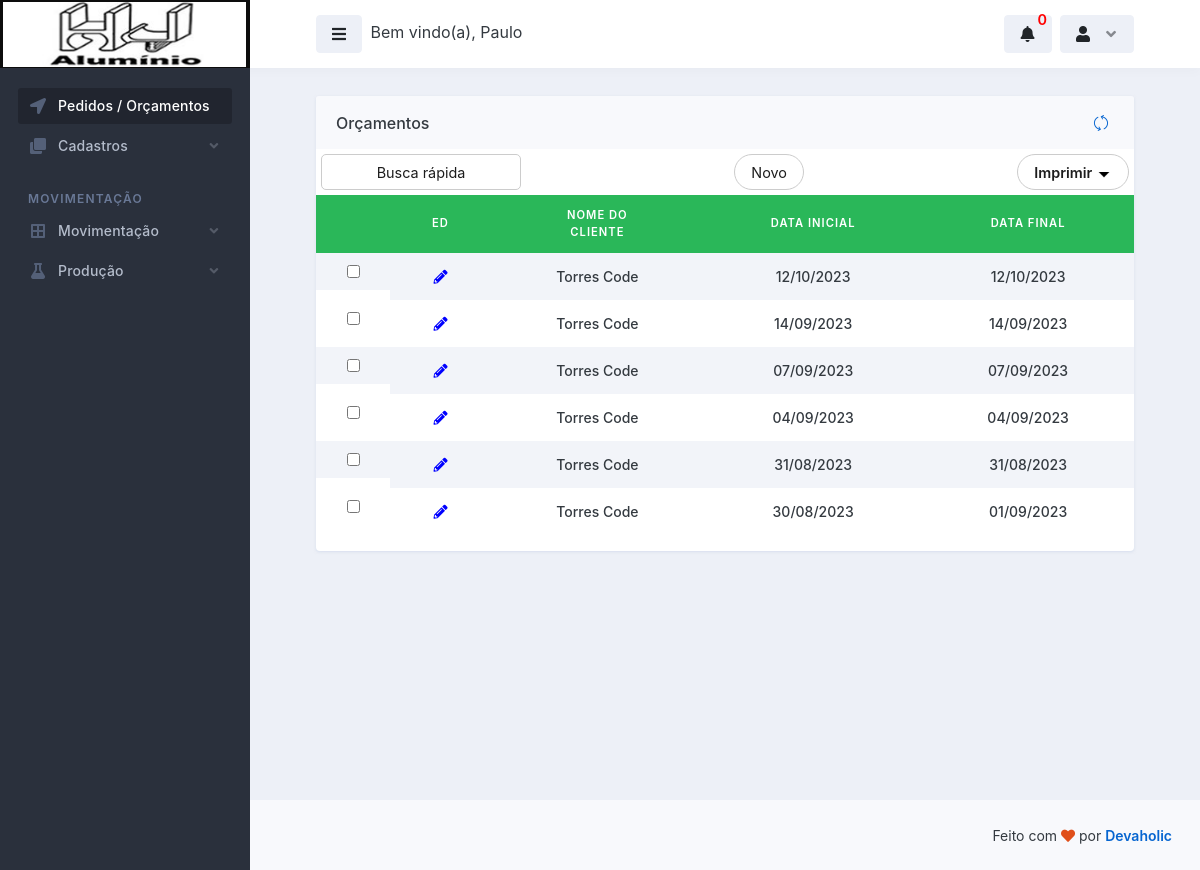
The app's page /dashboard/dashboard.php (signed in) with its own data.
### tables this page shows
CREATE TABLE `logado` (
  `id` int(11) NOT NULL,
  `nome` varchar(50) NOT NULL,
  `email` varchar(100) NOT NULL,
  `senha` varchar(50) NOT NULL,
  `parceiro_colaborador` varchar(100) NOT NULL,
  `cpf` int(100) NOT NULL,
  `rg` int(20) NOT NULL,
  `cep` int(20) NOT NULL,
  `endereco` varchar(100) NOT NULL,
  `telefone` varchar(50) NOT NULL,
  `complemento` varchar(100) NOT NULL,
  `bairro` varchar(100) NOT NULL,
  `cidade` varchar(100) NOT NULL,
  `uf` varchar(20) NOT NULL,
  `nascimento` varchar(100) NOT NULL,
  `nivel` varchar(20) NOT NULL
);

CREATE TABLE `pedidos_dos_clientes` (
  `id` int(11) NOT NULL,
  `nome_cliente` varchar(255) NOT NULL,
  `descricao_pedido` text NOT NULL,
  `data_inicial` varchar(255) NOT NULL,
  `data_final` varchar(255) NOT NULL,
  `garantia` varchar(255) NOT NULL,
  `status` varchar(255) NOT NULL,
  `nome_responsavel` varchar(255) NOT NULL
);

### database.php (called while the page is built, shortened)
<?php
    class database
    {
        public $server = 'localhost';
        public $user = 'root';
        public $pass = '';
        public $bdn = 'maxportas';
        public function __construct()
        {
            try{
            $this->conn = new PDO('mysql:host='.$this->server.'; dbname='.$this->bdn, $this->user, $this->pass);
            } catch(PDOException $e){
                echo "Error $e";
            }
        }
    }
?>

### controllers/controllers_pedidos_dos_clientes.php (called while the page is built, shortened)
<?php
    include "../database.php";
class controllers_pedidos_dos_clientes extends database
{
    public function selecionar_pedidos_dos_clientes()
    {
        $selecionar_pedidos_dos_clientes = $this->conn->prepare("SELECT * FROM pedidos_dos_clientes ORDER BY id DESC");
        $selecionar_pedidos_dos_clientes->execute();
        $resulpedidos_dos_clientes = $selecionar_pedidos_dos_clientes->fetchAll(PDO::FETCH_ASSOC);
        return $resulpedidos_dos_clientes;
    }
}
?>

### dashboard/dashboard.php (the view, shortened to what this page needs)
<!doctype html>
<html lang="en">
  <head>
    <link rel="stylesheet" id="css-main" href="../assets/css/dashmix.min.css">
  </head>
  <body>
    <div id="page-container" class="sidebar-o sidebar-dark enable-page-overlay side-scroll page-header-fixed main-content-narrow">
      <?php require_once "../template/sidebar.php" ?>
      <?php require_once "../template/header.php" ?>
      <main id="main-container">
        <div class="content">
          <div class="row">
            <div class="col-md-12">
              <div class="block block-rounded block-mode-loading-refresh">
                <div class="block-header block-header-default">
                  <h3 class="block-title">
                    Orçamentos
                  </h3>
                  <div class="block-options">
                    <button type="button" class="btn-block-option" data-toggle="block-option" data-action="state_toggle" data-action-mode="demo">
                      <i class="si si-refresh"></i>
                    </button>
                  </div>
                </div>
                <div class="table-responsive">
                  <div style="margin: 5px; display: flex; justify-content: space-between;">
                    <button style="border-radius: 5px; border: 1px solid #ccc; background-color: transparent; width: 200px; padding: 5px 16px;"><a href="ordem_producao.php" style="color: #1d1d1d; font-size: 0.9em;">Busca rápida</a></button>
                    <button style="border-radius: 20px; border: 1px solid #ccc; background-color: transparent; padding: 5px 16px;"><a href="ordem_producao.php" style="color: #1d1d1d; font-size: 0.9em;">Novo</a></button>
                    <div>
                        <form action="pdf_dashboard.php" method="post">
                            <div class="btn-group">
                                <button type="button" class="btn btn-secondary dropdown-toggle" data-bs-toggle="dropdown" aria-expanded="false" style="border-radius: 20px; border: 1px solid #ccc; background-color: transparent; padding: 5px 0 5px 16px;">
                                <a style="color: #1d1d1d; font-size: 0.9em;"  style="text-decoration: none;"  href="#" role="button" aria-expanded="false">Imprimir <img src="../assets/img/icons8-ordem-descendente-24.png" width="16px" alt=""></a>
                                </button>
                            </div>
                        </form>
                    </div>
                  </div>
                  <table class="table table-striped table-hover table-borderless table-vcenter fs-sm">
                    <thead style="text-align: center; font-size: 0.8em; background-color: #2ab759; color: #fff;">
                      <tr class="text-uppercase">
                        <th></th>
                        <th>Ed</th>
                        <th>Nome do <br> Cliente</th>
                        <th>Data Inicial</th>
                        <th>Data Final</th>
                      </tr>
                    </thead>
                    <tbody>
                      <?php
                        require_once "../controllers/controllers_pedidos_dos_clientes.php";
                        $pedidos_dos_clientes = new controllers_pedidos_dos_clientes();
                        $result_pedidos = $pedidos_dos_clientes->selecionar_pedidos_dos_clientes();
                        if(count($result_pedidos) > 0)
                        {
                          foreach($result_pedidos as $row_pedidos){
                      ?>
                      <tr>
                        <td style="display: flex; justify-content: center; align-items: center;">
                              <?php
                              echo '<input type="checkbox" id="habilitarEnvio_' . $row_pedidos['id'] . '" onchange="atualizarCheckboxes(' . $row_pedidos['id'] . ', this)"> ';
                              ?>
                        </td>
                        <td class="text-center d-xl-table-cell" style="color: blue;">
                          <form action="gestao_pedidos.php" method="post">
                            <button type="submit" style="cursor: pointer; border: none; background-color: transparent;">
                              <i class="fa fa-pencil-alt" style="color: blue;"></i>
                            </button>
                          </form>
                        </td>
                        <td class="text-center text-end fw-medium">
                          <?= $row_pedidos['nome_cliente']; ?>
                        </td>
                        <td class="text-center text-end fw-medium">
                          <?= $row_pedidos['data_inicial']; ?>
                        </td>
                        <td class="text-center text-end fw-medium">
                          <?= $row_pedidos['data_final']; ?>
                        </td>
                      </tr>
                      <?php
                        } } else
                        {
                          echo "<h1>Nenhum registo encontrado!</h1>";
                        }
                      ?>
                    </tbody>
                  </table>
                </div>
                </div>
              </div>
            </div>
          </div>
        </div>
      <?php require_once "../template/footer.php"; ?>
  </body>
</html>

### template/sidebar.php (shortened to what this page needs)
<nav id="sidebar" aria-label="Main Navigation">
    <div style="background-color: black;">
        <div class="content-header bg-white-5">
        <a class="fw-semibold text-white tracking-wide" href="../dashboard/dashboard.php">
            <span class="smini-hidden">
            <img style="margin-left: -15px; height: 65px; width: 132%;" src="../assets/img/logoHJ-Aluminio-Sidebarr.jpg" alt="logoHJ-Alumínio">
            </span>
        </a>
        </div>
    </div>
    <div class="js-sidebar-scroll">
        <div class="content-side">
        <ul class="nav-main">
            <li class="nav-main-item">
            <a class="nav-main-link active" href="../dashboard/dashboard.php">
                <i class="nav-main-link-icon fa fa-location-arrow"></i>
                <span class="nav-main-link-name">Pedidos / Orçamentos</span>
            </a>
            </li>
            <li class="nav-main-item">
            <a class="nav-main-link nav-main-link-submenu" data-toggle="submenu" aria-haspopup="true" aria-expanded="false" href="#">
                <i class="nav-main-link-icon fa fa-clone"></i>
                <span class="nav-main-link-name">Cadastros</span>
            </a>
            </li>
            <li class="nav-main-heading">Movimentação</li>
            <li class="nav-main-item">
            <a class="nav-main-link nav-main-link-submenu" data-toggle="submenu" aria-haspopup="true" aria-expanded="false" href="#">
                <i class="nav-main-link-icon fa fa-border-all"></i>
                <span class="nav-main-link-name">Movimentação</span>
            </a>
            </li>
            <li class="nav-main-item">
                <a href="#" class="nav-main-link nav-main-link-submenu" data-toggle="submenu" aria-haspopup="true"  aria-expanded="false">
                    <i class="nav-main-link-icon fa fa-flask"></i>
                    <span class="nav-main-link-name">Produção</span>
                </a>
            </li>
        </ul>
        </div>
    </div>
</nav>

### template/header.php (shortened to what this page needs)
<?php
    require_once "../conexao-bd.php";
    $email = $_SESSION['email'];
    $selecinarUserLogado = $conn->prepare("SELECT * FROM logado WHERE email = :email");
    $selecinarUserLogado->bindValue(':email', $email);
    $selecinarUserLogado->execute();
    $row = $selecinarUserLogado->fetch(PDO::FETCH_ASSOC);
?>
<header id="page-header">
    <div class="content-header">
    <div class="space-x-1">
        <button type="button" class="btn btn-alt-secondary" data-toggle="layout" data-action="sidebar_toggle">
        <i class="fa fa-fw fa-bars"></i>
        </button>
        <span class="d-sm-inline-block">Bem vindo(a), <?php echo $row['nome']; ?></span>
    </div>
    <div style="display: flex; justify-content: space-between;">
            <div class="dropdown d-inline-block">
              <button type="button" class="btn btn-alt-secondary" id="page-header-notifications-dropdown" data-bs-toggle="dropdown" aria-haspopup="true" aria-expanded="false">
              <?php
                    $host = "localhost";
                    $user = "root";
                    $password = "";
                    $bd_name = "maxportas";
                    try
                    {
                        $conn = new PDO("mysql:host=$host;dbname=" . $bd_name, $user, $password);
                    }
                    catch(PDOException $error)
                    {
                        die("Erro: Conexão com banco de dados não foi realizada com sucesso. Erro gerado: " . $error->getMessage());
                    }
                    $result_produtos = $conn->prepare("SELECT quantidade_stock FROM produtos WHERE quantidade_stock <= 5");
                    $result_produtos->execute();
                    $row_prod = $result_produtos->fetchAll(PDO::FETCH_ASSOC); ?>
                    <span style="color: #f00; font-size: 0.9em; position: relative; margin-top: -13px; margin-right: -8px !important; float: right;"><?php echo count($row_prod); ?></span>
                <i class="fa fa-fw fa-bell"></i>
              </button>
            </div>
        <div class="space-x-1 ms-1">
            <div class="dropdown d-inline-block">
            <button type="button" class="btn btn-alt-secondary" id="page-header-user-dropdown" data-bs-toggle="dropdown" aria-haspopup="true" aria-expanded="false">
                <i class="fa fa-fw fa-user"></i>
                <i class="fa fa-fw fa-angle-down opacity-50 ms-1 d-none d-sm-inline-block"></i>
            </button>
            </div>
        </div>
    </div>
    </div>
</header>

### template/footer.php (shortened to what this page needs)
<footer id="page-footer" class="bg-body-light">
    <div class="content py-0">
        <div class="row fs-sm">
        <div class="col-sm-6 order-sm-2 mb-1 mb-sm-0 text-center text-sm-end">
            Feito com <i class="fa fa-heart text-danger"></i> por <a class="fw-semibold" href="http://devaholic.ao/" target="_blank">Devaholic</a>
        </div>
        <div class="col-sm-6 order-sm-1 text-center text-sm-start">
            <a class="fw-semibold" href="https://devaholic.ao" target="_blank">Devaholic</a> &copy; <span>2023 | <?php echo Date('Y'); ?></span>
        </div>
        </div>
    </div>
</footer>

### records on screen
logado: nome "Paulo"
pedidos_dos_clientes: nome_cliente "Torres Code", data_inicial "12/10/2023", data_final "12/10/2023"
pedidos_dos_clientes: nome_cliente "Torres Code", data_inicial "14/09/2023", data_final "14/09/2023"
pedidos_dos_clientes: nome_cliente "Torres Code", data_inicial "07/09/2023", data_final "07/09/2023"
pedidos_dos_clientes: nome_cliente "Torres Code", data_inicial "04/09/2023", data_final "04/09/2023"
pedidos_dos_clientes: nome_cliente "Torres Code", data_inicial "31/08/2023", data_final "31/08/2023"
pedidos_dos_clientes: nome_cliente "Torres Code", data_inicial "30/08/2023", data_final "01/09/2023"

### other values on screen
count($row_prod) "0"
